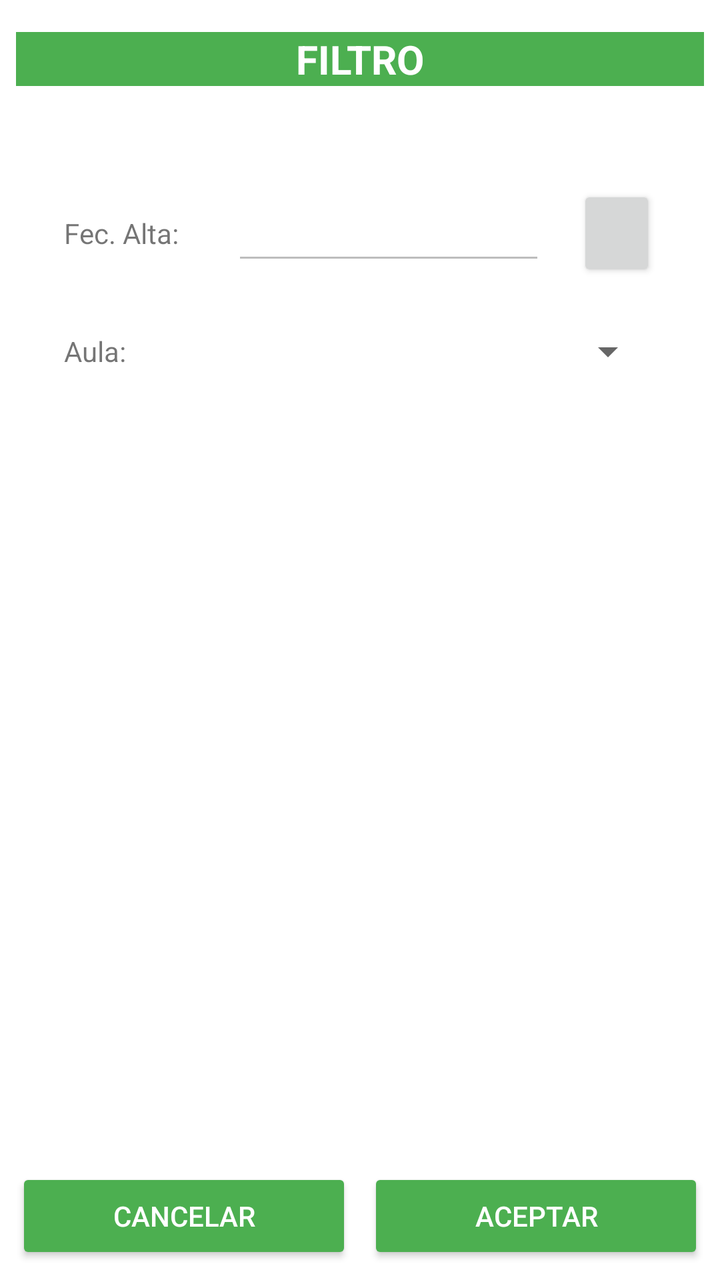
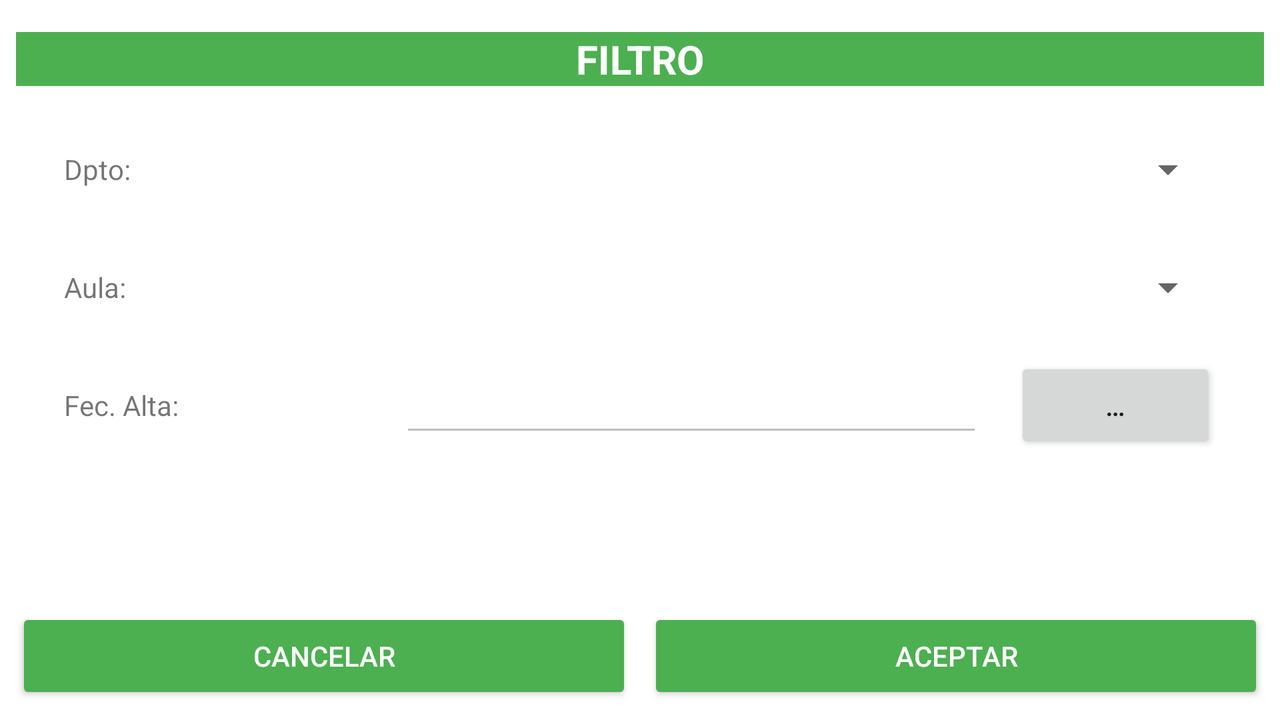

Compare how this app lays out the same screen by default and in its alternative resource folder. The renders come first, then the two layout files and the values they reference.
<!-- AndroidManifest.xml: application theme Theme.T08p01 -->
<!-- res/layout/fragment_filtro_producto.xml -->
<?xml version="1.0" encoding="utf-8"?>
<androidx.constraintlayout.widget.ConstraintLayout xmlns:android="http://schemas.android.com/apk/res/android"
    xmlns:app="http://schemas.android.com/apk/res-auto"
    xmlns:tools="http://schemas.android.com/tools"
    android:layout_width="match_parent"
    android:layout_height="match_parent"
    tools:context=".vista.fragmentos.FiltroProductosFragment">

    <TextView
        android:id="@+id/tvFiltroCabecera"
        android:layout_width="0dp"
        android:layout_height="wrap_content"
        android:layout_marginStart="8dp"
        android:layout_marginTop="16dp"
        android:layout_marginEnd="8dp"
        android:background="@color/colorPrimary"
        android:gravity="center_horizontal"
        android:text="@string/tv_Filtro_Cabecera"
        android:textColor="@android:color/white"
        android:textSize="20sp"
        android:textStyle="bold"
        app:layout_constraintEnd_toEndOf="parent"
        app:layout_constraintStart_toStartOf="parent"
        app:layout_constraintTop_toTopOf="parent" />

    <TextView
        android:id="@+id/tvFecAlta"
        android:layout_width="0dp"
        android:layout_height="wrap_content"
        android:layout_marginStart="32dp"
        android:layout_marginTop="64dp"
        android:layout_marginEnd="8dp"
        android:text="@string/tv_Filtro_FecAlta"
        app:layout_constraintEnd_toStartOf="@+id/glineFiltro1"
        app:layout_constraintStart_toStartOf="parent"
        app:layout_constraintTop_toBottomOf="@+id/tvFiltroCabecera" />

    <EditText
        android:id="@+id/etFecAlta"
        android:layout_width="0dp"
        android:layout_height="wrap_content"
        android:layout_marginStart="8dp"
        android:layout_marginEnd="8dp"
        android:autofillHints=""
        android:ems="10"
        android:enabled="false"
        android:inputType="date"
        android:minHeight="48dp"
        app:layout_constraintBaseline_toBaselineOf="@+id/tvFecAlta"
        app:layout_constraintEnd_toStartOf="@+id/glineFiltro2"
        app:layout_constraintStart_toStartOf="@+id/glineFiltro1"
        tools:ignore="SpeakableTextPresentCheck" />

    <Button
        android:id="@+id/btFecAlta"
        android:layout_width="0dp"
        android:layout_height="wrap_content"
        android:layout_marginStart="8dp"
        android:layout_marginEnd="32dp"
        app:layout_constraintBaseline_toBaselineOf="@+id/tvFecAlta"
        app:layout_constraintEnd_toEndOf="parent"
        app:layout_constraintStart_toStartOf="@+id/glineFiltro2"
        tools:ignore="TextContrastCheck" />

    <TextView
        android:id="@+id/tvAulas"
        android:layout_width="0dp"
        android:layout_height="wrap_content"
        android:layout_marginStart="32dp"
        android:layout_marginTop="40dp"
        android:layout_marginEnd="8dp"
        android:text="@string/tv_Filtro_Aula"
        app:layout_constraintEnd_toStartOf="@+id/glineFiltro1"
        app:layout_constraintHorizontal_bias="0.5"
        app:layout_constraintStart_toStartOf="parent"
        app:layout_constraintTop_toBottomOf="@+id/tvFecAlta" />

    <Spinner
        android:id="@+id/spAulas"
        android:layout_width="0dp"
        android:layout_height="wrap_content"
        android:layout_marginStart="8dp"
        android:layout_marginEnd="32dp"
        android:minHeight="48dp"
        app:layout_constraintBottom_toBottomOf="@+id/tvAulas"
        app:layout_constraintEnd_toEndOf="parent"
        app:layout_constraintHorizontal_bias="0.5"
        app:layout_constraintStart_toStartOf="@+id/glineFiltro1"
        app:layout_constraintTop_toTopOf="@+id/tvAulas"
        tools:ignore="SpeakableTextPresentCheck" />

    <Button
        android:id="@+id/btFiltroCancelar"
        style="@style/StyleButtons"
        android:layout_width="0dp"
        android:layout_height="wrap_content"
        android:layout_marginStart="8dp"
        android:layout_marginBottom="8dp"
        android:text="@string/bt_Cancelar"
        app:layout_constraintBottom_toBottomOf="parent"
        app:layout_constraintEnd_toStartOf="@+id/btFiltroAceptar"
        app:layout_constraintHorizontal_bias="0.5"
        app:layout_constraintStart_toStartOf="parent"
        tools:ignore="TextContrastCheck" />

    <Button
        android:id="@+id/btFiltroAceptar"
        style="@style/StyleButtons"
        android:layout_width="0dp"
        android:layout_height="wrap_content"
        android:layout_marginStart="8dp"
        android:layout_marginEnd="8dp"
        android:text="@string/bt_Aceptar"
        app:layout_constraintBaseline_toBaselineOf="@+id/btFiltroCancelar"
        app:layout_constraintEnd_toEndOf="parent"
        app:layout_constraintHorizontal_bias="0.5"
        app:layout_constraintStart_toEndOf="@+id/btFiltroCancelar"
        tools:ignore="TextContrastCheck" />

    <androidx.constraintlayout.widget.Guideline
        android:id="@+id/glineFiltro1"
        android:layout_width="wrap_content"
        android:layout_height="wrap_content"
        android:orientation="vertical"
        app:layout_constraintGuide_percent="0.3" />

    <androidx.constraintlayout.widget.Guideline
        android:id="@+id/glineFiltro2"
        android:layout_width="wrap_content"
        android:layout_height="wrap_content"
        android:orientation="vertical"
        app:layout_constraintGuide_percent="0.78" />

</androidx.constraintlayout.widget.ConstraintLayout>
<!-- resources referenced by this layout -->
<resources>
  <color name="colorPrimary">#4CAF50</color>
  <string name="bt_Aceptar">Aceptar</string>
  <string name="bt_Cancelar">Cancelar</string>
  <string name="tv_Filtro_Aula">Aula:</string>
  <string name="tv_Filtro_Cabecera">FILTRO</string>
  <string name="tv_Filtro_FecAlta">Fec. Alta:</string>
  <style name="StyleButtons">
          <item name="android:textColor">@android:color/white</item>
          <item name="android:backgroundTint">@drawable/bt_selector_colores</item>
      </style>
  <style name="Theme.T08p01" parent="Theme.MaterialComponents.DayNight.DarkActionBar">
          
          
          
          
          
          <item name="colorSecondary">@color/teal_200</item>
          <item name="colorSecondaryVariant">@color/teal_700</item>
          <item name="colorOnSecondary">@color/black</item>
          
          <item name="android:statusBarColor" tools:targetApi="l">?attr/colorPrimaryVariant</item>
          
          <item name="colorPrimary">@color/colorPrimary</item>
          <item name="colorPrimaryVariant">@color/colorPrimaryVariant</item>
          <item name="colorOnPrimary">@color/white</item>
      </style>
  <!-- drawable bt_selector_colores (drawable) -->
  <?xml version="1.0" encoding="utf-8"?>
  <selector xmlns:android="http://schemas.android.com/apk/res/android">
  
      <item android:color="@color/colorPrimary" android:state_enabled="true" />
      <item android:color="@color/colorOnPrimary" android:state_enabled="false" />
  
  </selector>
  <color name="teal_200">#FF03DAC5</color>
  <color name="teal_700">#FF018786</color>
  <color name="black">#FF000000</color>
  <color name="colorPrimaryVariant">#388E3C</color>
  <color name="white">#FFFFFFFF</color>
  <color name="colorOnPrimary">#CDDC39</color>
</resources>
<!-- res/layout-land/fragment_filtro_producto.xml (the author's variant of the layout above) -->
<!-- drawn on the phone turned sideways -->
<?xml version="1.0" encoding="utf-8"?>
<androidx.constraintlayout.widget.ConstraintLayout xmlns:android="http://schemas.android.com/apk/res/android"
    xmlns:app="http://schemas.android.com/apk/res-auto"
    xmlns:tools="http://schemas.android.com/tools"
    android:layout_width="match_parent"
    android:layout_height="match_parent"
    tools:context=".vista.fragmentos.FiltroProductosFragment">

    <TextView
        android:id="@+id/tvFiltroCabecera"
        android:layout_width="0dp"
        android:layout_height="wrap_content"
        android:layout_marginStart="8dp"
        android:layout_marginTop="16dp"
        android:layout_marginEnd="8dp"
        android:background="@color/colorPrimary"
        android:gravity="center_horizontal"
        android:text="@string/tv_Filtro_Cabecera"
        android:textColor="@android:color/white"
        android:textSize="20sp"
        android:textStyle="bold"
        app:layout_constraintEnd_toEndOf="parent"
        app:layout_constraintStart_toStartOf="parent"
        app:layout_constraintTop_toTopOf="parent"
        tools:ignore="TextContrastCheck" />

    <TextView
        android:id="@+id/tvDpto"
        android:layout_width="0dp"
        android:layout_height="wrap_content"
        android:layout_marginStart="32dp"
        android:layout_marginTop="32dp"
        android:layout_marginEnd="8dp"
        android:text="@string/tv_Filtro_Dpto"
        app:layout_constraintEnd_toStartOf="@+id/glineFiltro1"
        app:layout_constraintStart_toStartOf="parent"
        app:layout_constraintTop_toBottomOf="@+id/tvFiltroCabecera" />

    <Spinner
        android:id="@+id/spDptos"
        android:layout_width="0dp"
        android:layout_height="wrap_content"
        android:layout_marginStart="8dp"
        android:layout_marginEnd="32dp"
        android:minHeight="48dp"
        app:layout_constraintBottom_toBottomOf="@+id/tvDpto"
        app:layout_constraintEnd_toEndOf="parent"
        app:layout_constraintStart_toStartOf="@+id/glineFiltro1"
        app:layout_constraintTop_toTopOf="@+id/tvDpto"
        tools:ignore="SpeakableTextPresentCheck" />

    <TextView
        android:id="@+id/tvAulas"
        android:layout_width="0dp"
        android:layout_height="wrap_content"
        android:layout_marginStart="32dp"
        android:layout_marginTop="40dp"
        android:layout_marginEnd="8dp"
        android:text="@string/tv_Filtro_Aula"
        app:layout_constraintEnd_toStartOf="@+id/glineFiltro1"
        app:layout_constraintStart_toStartOf="parent"
        app:layout_constraintTop_toBottomOf="@+id/tvDpto" />

    <Spinner
        android:id="@+id/spAulas"
        android:layout_width="0dp"
        android:layout_height="wrap_content"
        android:layout_marginStart="8dp"
        android:layout_marginEnd="32dp"
        android:minHeight="48dp"
        app:layout_constraintBottom_toBottomOf="@+id/tvAulas"
        app:layout_constraintEnd_toEndOf="parent"
        app:layout_constraintHorizontal_bias="0.5"
        app:layout_constraintStart_toStartOf="@+id/glineFiltro1"
        app:layout_constraintTop_toTopOf="@+id/tvAulas"
        tools:ignore="SpeakableTextPresentCheck" />

    <TextView
        android:id="@+id/tvFecAlta"
        android:layout_width="0dp"
        android:layout_height="wrap_content"
        android:layout_marginStart="32dp"
        android:layout_marginTop="40dp"
        android:layout_marginEnd="8dp"
        android:text="@string/tv_Filtro_FecAlta"
        app:layout_constraintEnd_toStartOf="@+id/glineFiltro1"
        app:layout_constraintStart_toStartOf="parent"
        app:layout_constraintTop_toBottomOf="@+id/tvAulas" />

    <EditText
        android:id="@+id/etFecAlta"
        android:layout_width="0dp"
        android:layout_height="wrap_content"
        android:layout_marginStart="8dp"
        android:layout_marginEnd="8dp"
        android:autofillHints=""
        android:ems="10"
        android:enabled="false"
        android:inputType="date"
        android:minHeight="48dp"
        app:layout_constraintBaseline_toBaselineOf="@+id/tvFecAlta"
        app:layout_constraintEnd_toStartOf="@+id/glineFiltro2"
        app:layout_constraintStart_toStartOf="@+id/glineFiltro1"
        tools:ignore="SpeakableTextPresentCheck" />

    <Button
        android:id="@+id/btFecAlta"
        android:layout_width="0dp"
        android:layout_height="wrap_content"
        android:layout_marginStart="8dp"
        android:layout_marginEnd="32dp"
        android:text="@string/bt_Filtro_FecAlta"
        app:layout_constraintBaseline_toBaselineOf="@+id/tvFecAlta"
        app:layout_constraintEnd_toEndOf="parent"
        app:layout_constraintStart_toStartOf="@+id/glineFiltro2"
        tools:ignore="TextContrastCheck" />

    <Button
        android:id="@+id/btFiltroCancelar"
        style="@style/StyleButtons"
        android:layout_width="0dp"
        android:layout_height="wrap_content"
        android:layout_marginStart="8dp"
        android:layout_marginBottom="8dp"
        android:text="@string/bt_Cancelar"
        app:layout_constraintBottom_toBottomOf="parent"
        app:layout_constraintEnd_toStartOf="@+id/btFiltroAceptar"
        app:layout_constraintHorizontal_bias="0.5"
        app:layout_constraintStart_toStartOf="parent"
        tools:ignore="TextContrastCheck" />

    <Button
        android:id="@+id/btFiltroAceptar"
        style="@style/StyleButtons"
        android:layout_width="0dp"
        android:layout_height="wrap_content"
        android:layout_marginStart="8dp"
        android:layout_marginEnd="8dp"
        android:text="@string/bt_Aceptar"
        app:layout_constraintBaseline_toBaselineOf="@+id/btFiltroCancelar"
        app:layout_constraintEnd_toEndOf="parent"
        app:layout_constraintHorizontal_bias="0.5"
        app:layout_constraintStart_toEndOf="@+id/btFiltroCancelar"
        tools:ignore="TextContrastCheck" />

    <androidx.constraintlayout.widget.Guideline
        android:id="@+id/glineFiltro1"
        android:layout_width="wrap_content"
        android:layout_height="wrap_content"
        android:orientation="vertical"
        app:layout_constraintGuide_percent="0.3" />

    <androidx.constraintlayout.widget.Guideline
        android:id="@+id/glineFiltro2"
        android:layout_width="wrap_content"
        android:layout_height="wrap_content"
        android:orientation="vertical"
        app:layout_constraintGuide_percent="0.78" />

</androidx.constraintlayout.widget.ConstraintLayout>
<!-- resources referenced by the variant -->
<!-- as the phone turned sideways resolves them -->
<resources>
  <color name="colorPrimary">#4CAF50</color>
  <string name="bt_Aceptar">Aceptar</string>
  <string name="bt_Cancelar">Cancelar</string>
  <string name="bt_Filtro_FecAlta">…</string>
  <string name="tv_Filtro_Aula">Aula:</string>
  <string name="tv_Filtro_Cabecera">FILTRO</string>
  <string name="tv_Filtro_Dpto">Dpto:</string>
  <string name="tv_Filtro_FecAlta">Fec. Alta:</string>
  <style name="StyleButtons">
          <item name="android:textColor">@android:color/white</item>
          <item name="android:backgroundTint">@drawable/bt_selector_colores</item>
      </style>
  <style name="Theme.T08p01" parent="Theme.MaterialComponents.DayNight.DarkActionBar">
          
          
          
          
          
          <item name="colorSecondary">@color/teal_200</item>
          <item name="colorSecondaryVariant">@color/teal_700</item>
          <item name="colorOnSecondary">@color/black</item>
          
          <item name="android:statusBarColor" tools:targetApi="l">?attr/colorPrimaryVariant</item>
          
          <item name="colorPrimary">@color/colorPrimary</item>
          <item name="colorPrimaryVariant">@color/colorPrimaryVariant</item>
          <item name="colorOnPrimary">@color/white</item>
      </style>
  <!-- drawable bt_selector_colores (drawable) -->
  <?xml version="1.0" encoding="utf-8"?>
  <selector xmlns:android="http://schemas.android.com/apk/res/android">
  
      <item android:color="@color/colorPrimary" android:state_enabled="true" />
      <item android:color="@color/colorOnPrimary" android:state_enabled="false" />
  
  </selector>
  <color name="teal_200">#FF03DAC5</color>
  <color name="teal_700">#FF018786</color>
  <color name="black">#FF000000</color>
  <color name="colorPrimaryVariant">#388E3C</color>
  <color name="white">#FFFFFFFF</color>
  <color name="colorOnPrimary">#CDDC39</color>
</resources>
